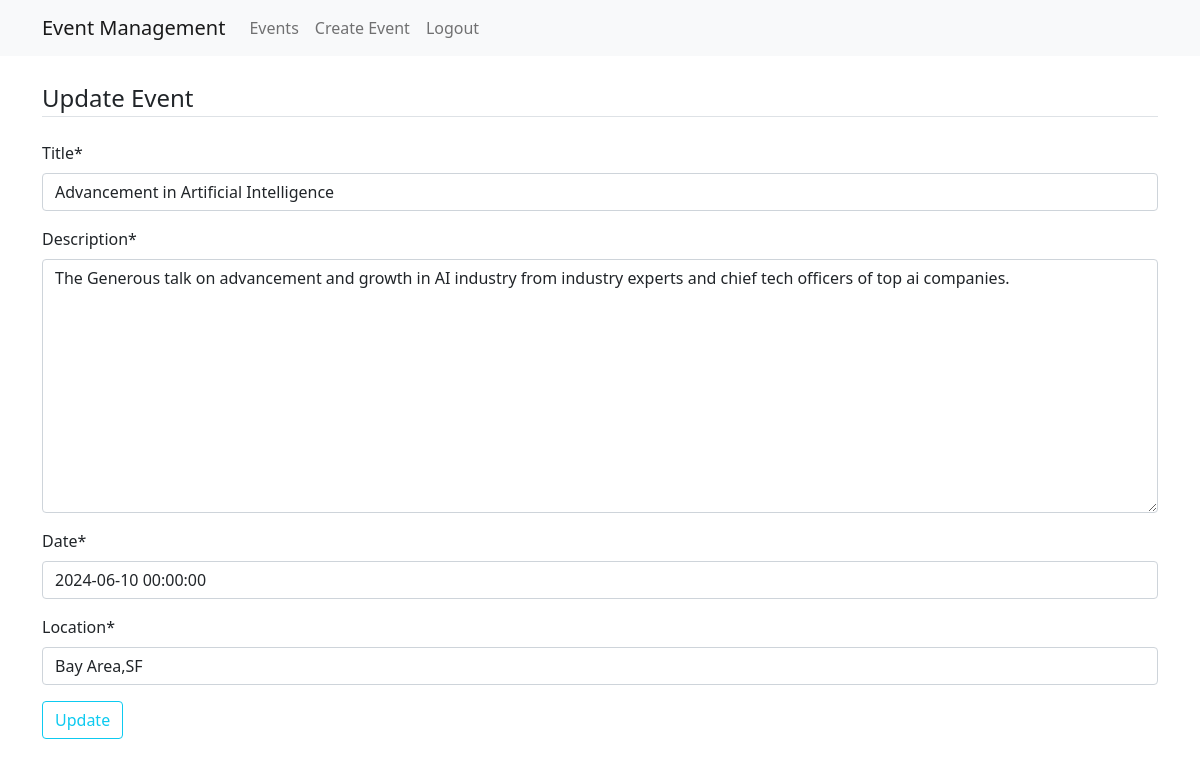
The page /event/2/update/ (signed in) on the database its author committed.
### events/models.py (models this page shows, shortened)
class Event(models.Model):
    title = models.CharField(max_length=200)
    description = models.TextField()
    date = models.DateTimeField()
    location = models.CharField(max_length=200)
    organizer = models.ForeignKey(User, on_delete=models.CASCADE)
    created_at = models.DateTimeField(auto_now_add=True)
    updated_at = models.DateTimeField(auto_now=True)

### events/views.py (the view)
# urls.py: path('event/<int:pk>/update/', EventUpdateView.as_view(), name='event-update'),
class EventUpdateView(LoginRequiredMixin, UserPassesTestMixin, UpdateView):
    model = Event
    template_name = 'events/event_form.html'
    fields = ['title', 'description', 'date', 'location']
    def test_func(self):
        event = self.get_object()
        return self.request.user == event.organizer

### templates/events/event_form.html (shortened to what this page needs)
{% extends "base.html" %}
{% load crispy_forms_tags %}
{% block content %}
    <div class="content-section">
        <form method="POST">
            <fieldset class="form-group">
                <legend class="border-bottom mb-4">
                    {% if form.instance.pk %}
                        Update Event
                    {% else %}
                        Create Event
                    {% endif %}
                </legend>
                {{ form|crispy }}
            </fieldset>
            <div class="form-group">
                <button class="btn btn-outline-info" type="submit">
                    {% if form.instance.pk %}
                        Update
                    {% else %}
                        Create
                    {% endif %}
                </button>
            </div>
        </form>
    </div>
{% endblock content %}

### rows shown on the page
Event: title "Advancement in Artificial Intelligence", description "The Generous talk on advancement and growth in AI industry from industry experts and chief tech officers of top ai companies.", date "2024-06-10 00:00:00", location "Bay Area,SF"
